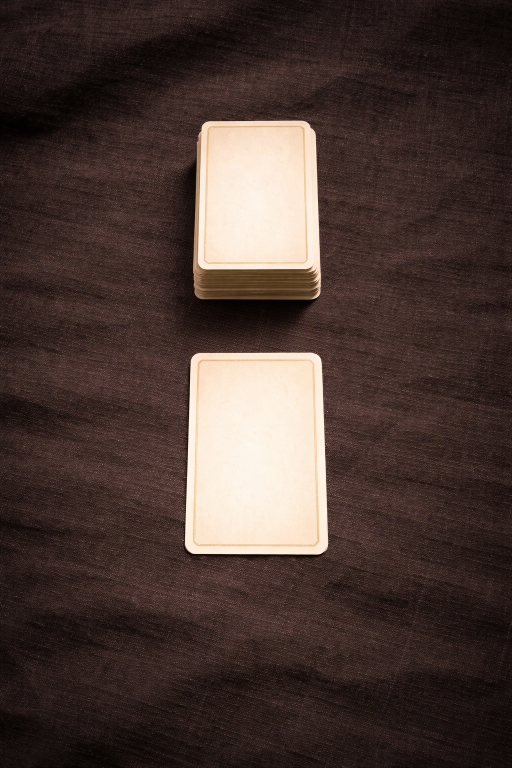
#> input picture Montage 1/Montage 2/Fond/1.1.png, 1024 x 1536 px (shown at 1/2 size); its folder holds only this picture in this run
$ python detect_slots.py Fond/1.1.png
#> lines starting #> are read from the running program, lines starting #| are printed output that depends on the picture; after the words box and inside, x2 and y2 are one past the last pixel; in counts of white or black regions, pixels touching at a corner belong together
"""
detect_slots.py - Detecte les slots dans les fonds de Montage 2
Multi-seuil + split par coins externes pour cartes qui se chevauchent.

Usage:
  python detect_slots.py              # detecte tous les fonds
  python detect_slots.py --debug      # sauvegarde images de debug
"""

import sys
import json
import cv2
import numpy as np
from pathlib import Path

FOND_FOLDER = "Fond"
OUTPUT = "positions.json"
MIN_CARD_AREA = 5000
CARD_RATIO = 0.54  # largeur/hauteur d'une carte tarot


def order_corners(pts):
    """Ordonne les 4 coins : top-left, top-right, bottom-right, bottom-left."""
    pts = pts.reshape(4, 2).astype(np.float32)
    s = pts.sum(axis=1)
    d = np.diff(pts, axis=1).flatten()
    ordered = np.zeros((4, 2), dtype=np.float32)
    ordered[0] = pts[np.argmin(s)]   # top-left
    ordered[2] = pts[np.argmax(s)]   # bottom-right
    ordered[1] = pts[np.argmin(d)]   # top-right
    ordered[3] = pts[np.argmax(d)]   # bottom-left
    return ordered


def refine_corners(gray, corners, search_radius=15):
    """Affine les coins avec cv2.cornerSubPix."""
    criteria = (cv2.TERM_CRITERIA_EPS + cv2.TERM_CRITERIA_MAX_ITER, 100, 0.01)
    corners_input = corners.reshape(-1, 1, 2).astype(np.float32)
    refined = cv2.cornerSubPix(gray, corners_input, (search_radius, search_radius), (-1, -1), criteria)
    return refined.reshape(-1, 2)


# [45 lines left out: function split_merged_blob, not called in this run]


def detect_card_slots(img_path, expected_cards=None, debug=False):
    """Detecte les slots dans une image de fond."""
    img = cv2.imread(str(img_path))
    h, w = img.shape[:2]
    gray = cv2.cvtColor(img, cv2.COLOR_BGR2GRAY)
    blurred = cv2.GaussianBlur(gray, (5, 5), 0)
    kernel = cv2.getStructuringElement(cv2.MORPH_RECT, (3, 3))

    # Multi-seuil : essayer des seuils croissants jusqu'a obtenir le bon nombre
    best_contours = []
    best_threshold = 145

    for thr in [145, 170, 190, 200, 210]:
        _, thresh = cv2.threshold(blurred, thr, 255, cv2.THRESH_BINARY)
        thresh = cv2.morphologyEx(thresh, cv2.MORPH_OPEN, kernel, iterations=2)
        contours, _ = cv2.findContours(thresh, cv2.RETR_EXTERNAL, cv2.CHAIN_APPROX_SIMPLE)

        valid = [c for c in contours if cv2.contourArea(c) > MIN_CARD_AREA]

        if expected_cards and len(valid) == expected_cards:
            best_contours = valid
            best_threshold = thr
            break

        if len(valid) >= len(best_contours):
            best_contours = valid
            best_threshold = thr

        if expected_cards and len(valid) > expected_cards:
            break

    print(f"  Image : {w}x{h}")
    print(f"  Seuil retenu : {best_threshold}, {len(best_contours)} blobs")

    # Si pas assez de blobs, splitter les gros
    if expected_cards and len(best_contours) < expected_cards:
        # Estimer la taille d'une carte
        areas = [cv2.contourArea(c) for c in best_contours]
        est_card_area = min(areas) if areas else 70000

        new_contours = []
        for cnt in best_contours:
            area = cv2.contourArea(cnt)
            if area > est_card_area * 1.4:
                print(f"    Blob fusionne (area={area:.0f}), split par coins externes...")
                cards = split_merged_blob(cnt)
                if cards:
                    for card_corners in cards:
                        # Creer un contour dummy a partir des 4 coins
                        new_contours.append(("corners", card_corners))
                    print(f"    -> Split en {len(cards)} cartes")
                else:
                    new_contours.append(("contour", cnt))
                    print(f"    -> Split echoue")
            else:
                new_contours.append(("contour", cnt))
    else:
        new_contours = [("contour", c) for c in best_contours]

    # Convertir en quadrilateres
    slots = []
    debug_img = img.copy() if debug else None

    for item_type, item in new_contours:
        if item_type == "corners":
            # Deja un quadrilatere
            corners = item
        else:
            # Contour -> minAreaRect
            rect = cv2.minAreaRect(item)
            box = cv2.boxPoints(rect)
            corners = order_corners(box)

        try:
            corners = refine_corners(gray, corners)
        except Exception:
            pass

        corners_int = np.round(corners).astype(int).tolist()
        slots.append(corners_int)

        w_top = np.linalg.norm(corners[1] - corners[0])
        h_left = np.linalg.norm(corners[3] - corners[0])
        print(f"    -> Slot: ~{w_top:.0f}x{h_left:.0f}px")

        if debug_img is not None:
            pts = np.array(corners_int, dtype=np.int32)
            cv2.polylines(debug_img, [pts], True, (0, 0, 255), 2)
            for pt in pts:
                cv2.circle(debug_img, tuple(pt), 5, (0, 255, 0), -1)

    # Trier : pile en haut (centre_y min), puis cartes par centre_x (gauche a droite)
    slots.sort(key=lambda s: sum(p[1] for p in s) / 4)
    if len(slots) > 1:
        pile = slots[0]
        cards = sorted(slots[1:], key=lambda s: sum(p[0] for p in s) / 4)
        slots = [pile] + cards

    for i, s in enumerate(slots):
        center_y = sum(p[1] for p in s) / 4
        center_x = sum(p[0] for p in s) / 4
        label = "PILE" if i == 0 else f"CARTE {i}"
        print(f"    {label}: center=({center_x:.0f},{center_y:.0f})")

    if debug_img is not None:
        debug_name = "debug_" + Path(img_path).name
        debug_path = str(Path("output") / debug_name)
        Path("output").mkdir(exist_ok=True)
        cv2.imwrite(debug_path, debug_img)
        print(f"  Debug: {debug_path}")

    return slots, (w, h)


if __name__ == "__main__":
    fond_path = Path(FOND_FOLDER)
    extensions = {".png", ".jpg", ".jpeg", ".webp"}
    debug = "--debug" in sys.argv

    all_fonds = sorted([f.name for f in fond_path.iterdir() if f.suffix.lower() in extensions])

    # Grouper par sequence
    sequences = {}
    for fname in all_fonds:
        stem = Path(fname).stem
        parts = stem.split(".")
        if len(parts) == 2:
            seq_id = parts[0]
            step = int(parts[1])
            if seq_id not in sequences:
                sequences[seq_id] = []
            sequences[seq_id].append((step, fname))

    for seq_id in sequences:
        sequences[seq_id].sort(key=lambda x: x[0])

    data = {"sequences": {}}

    for seq_id, steps in sequences.items():
        print(f"\n=== Sequence {seq_id} ===")
        seq_data = {"steps": []}

        for step_num, fond_name in steps:
            img_file = fond_path / fond_name
            expected = step_num + 1
            print(f"\n--- {fond_name} (step {step_num}, attendu: {expected} slots) ---")
            slots, (w, h) = detect_card_slots(str(img_file), expected_cards=expected, debug=debug)
#> in detect_card_slots, img is the input picture: shape (1536, 1024, 3); mean B, G, R 52.2, 57.4, 73.7
#> in detect_card_slots, `gray = cv2.cvtColor(img, cv2.COLOR_BGR2GRAY)`:
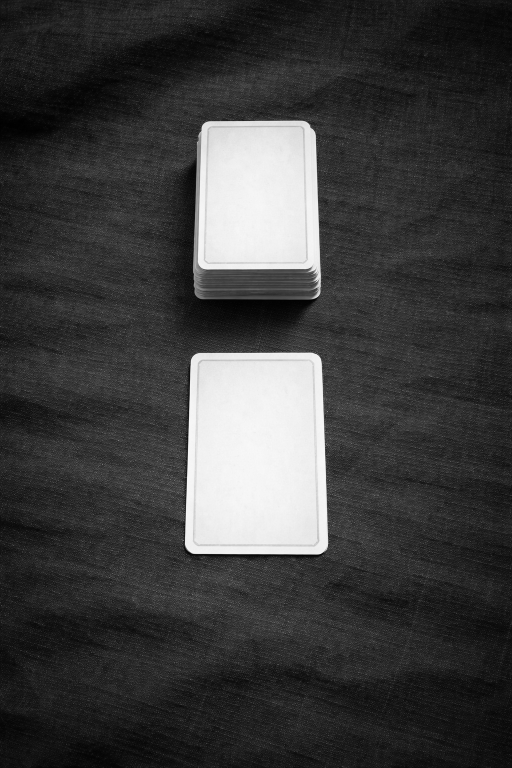
#> gray: shape (1536, 1024) (shown at 1/2 size); min 0, max 253, mean 61.7
#> the loop in detect_card_slots, `for thr in [145, 170, 190, 200, 210]:` made 1 pass
#> pass 1, in detect_card_slots, `_, thresh = cv2.threshold(blurred, thr, 255, cv2.THRESH_BINARY)`:
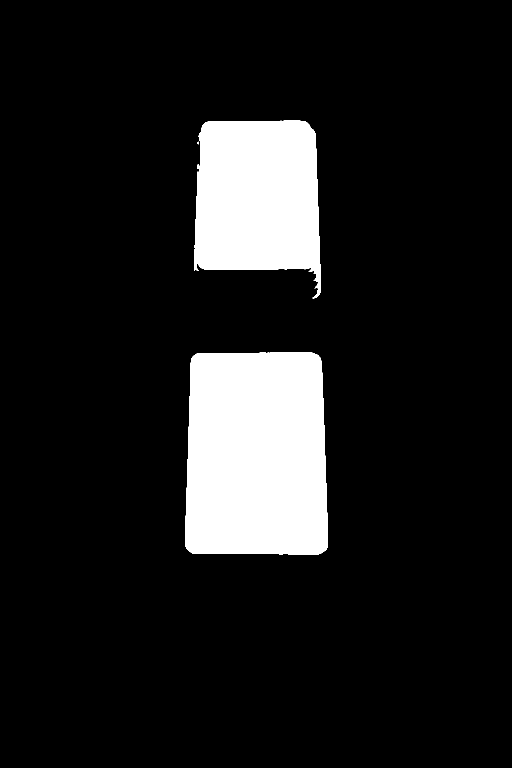
#> thresh: shape (1536, 1024) (shown at 1/2 size); 11.6% white; 4 white regions (2 under 20 px), largest, box (x1, y1, x2, y2) and area: (370, 705, 656, 1109) 110203, (388, 241, 642, 597) 71696
#|   Image : 1024x1536
#|   Seuil retenu : 145, 2 blobs
#> in detect_card_slots, `new_contours = [("contour", c) for c in best_contours]`: new_contours = 2 items
#> the loop in detect_card_slots, `for item_type, item in new_contours:` made 2 passes
#> (item_type, rect, s in order_corners, d in order_corners, criteria in refine_corners, corners_input in refine_corners) on pass 1: ('contour', ((512.5, 906.5), (403, 285), -90), [1763, 1478, 1075, 1360], [453, 738, 335, 50], (3, 100, 0.01), [[370, 705], [655, 705], [655, 1108], [370, 1108]])
#> (item_type, rect, s in order_corners, d in order_corners, criteria in refine_corners, corners_input in refine_corners, refined in refine_corners) on pass 2: ('contour', ((514.5, 414), (346, 253), -90), [1228, 975, 629, 882], [-54, 199, -147, -400], (3, 100, 0.01), [[388, 241], [641, 241], [641, 587], [388, 587]], [[388, 241], [641, 241], [639.4, 583.6], [388.8, 586]])
#|     -> Slot: ~272x391px
#|     -> Slot: ~253x345px
#> after the loop in detect_card_slots, `for item_type, item in new_contours:`: slots = [[[383, 713], [655, 705], [650, 1103], [376, 1103]], [[388, 241], [641, 241], [639, 584], [389, 586]]]
#> in detect_card_slots, `pile = slots[0]`: pile = [[388, 241], [641, 241], [639, 584], [389, 586]]
#> in detect_card_slots, `cards = sorted(slots[1:], key=lambda s: sum(p[0] for p in s) / 4)`: cards = [[[383, 713], [655, 705], [650, 1103], [376, 1103]]]
#> in detect_card_slots, `slots = [pile] + cards`: slots = [[[388, 241], [641, 241], [639, 584], [389, 586]], [[383, 713], [655, 705], [650, 1103], [376, 1103]]]
#> the loop in detect_card_slots, `for i, s in enumerate(slots):` made 2 passes
#> (s, center_y, center_x, label) on passes 1 to 2: ([[388, 241], [641, 241], [639, 584], [389, 586]], 413, 514.2, 'PILE'), ([[383, 713], [655, 705], [650, 1103], [376, 1103]], 906, 516, 'CARTE 1')
#|     PILE: center=(514,413)
#|     CARTE 1: center=(516,906)
#> w = 1024; h = 1536

            step_data = {
                "fond": fond_name,
                "step": step_num,
                "image_size": [w, h],
                "slots": slots
            }

            if len(slots) > 0:
                step_data["pile_index"] = 0
                step_data["card_indices"] = list(range(1, len(slots)))

            seq_data["steps"].append(step_data)

        data["sequences"][seq_id] = seq_data

    with open(OUTPUT, "w") as f:
        json.dump(data, f, indent=2)

    print(f"\nOK - {len(data['sequences'])} sequence(s) dans {OUTPUT}")

$ run again, on Montage 1/Montage 2/Fond/1.3.png
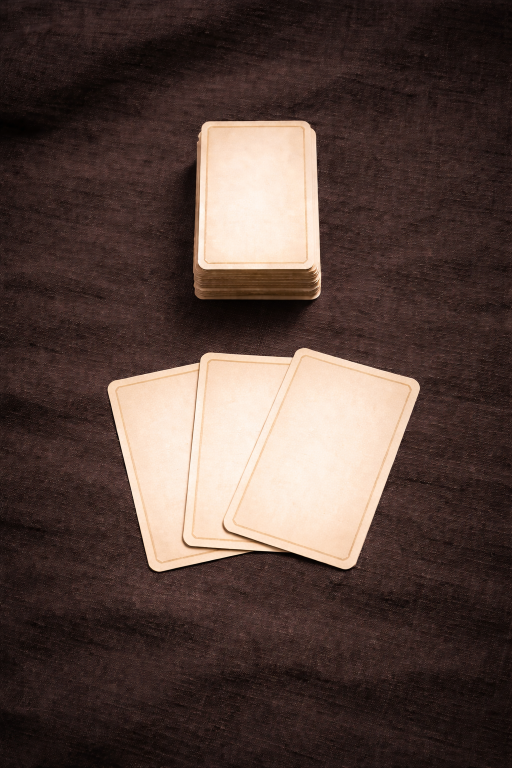
#> input picture Montage 1/Montage 2/Fond/1.3.png, 1024 x 1536 px (shown at 1/2 size)
#> in detect_card_slots, img is the input picture: shape (1536, 1024, 3); mean B, G, R 60.6, 66.9, 85.1
#> the loop in detect_card_slots, `for thr in [145, 170, 190, 200, 210]:` made 5 passes
#> pass 1, in detect_card_slots, `_, thresh = cv2.threshold(blurred, thr, 255, cv2.THRESH_BINARY)`:
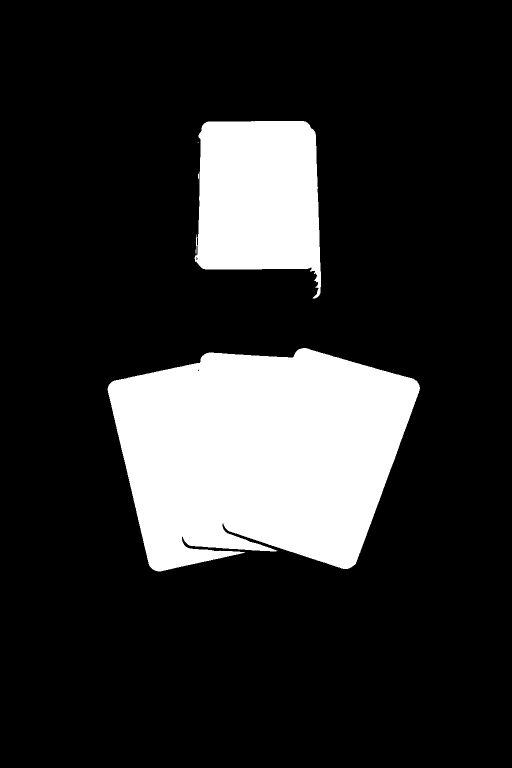
#> thresh: shape (1536, 1024) (shown at 1/2 size); 17.8% white; 5 white regions (1 under 20 px), largest, box (x1, y1, x2, y2) and area: (215, 696, 840, 1143) 208947, (389, 242, 642, 597) 70551, (391, 469, 395, 507) 65, (396, 347, 398, 358) 20
#> after the loop in detect_card_slots, `for thr in [145, 170, 190, 200, 210]:`:
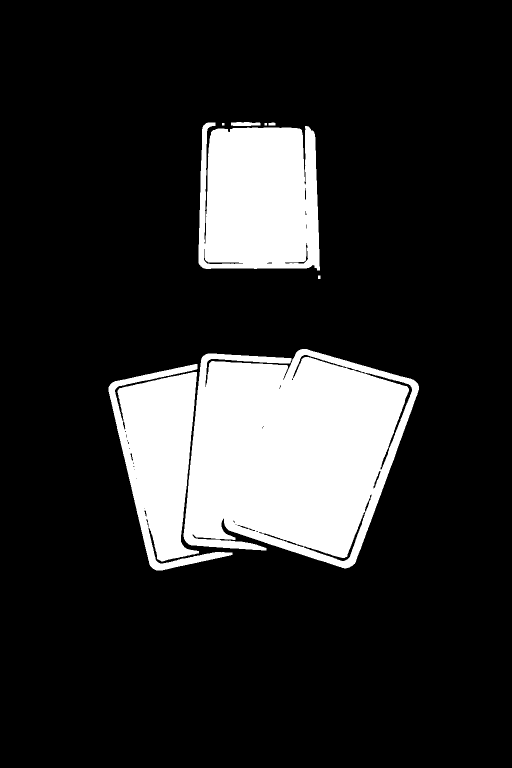
#> thresh: shape (1536, 1024) (shown at 1/2 size); 16.7% white; 8 white regions, largest, box (x1, y1, x2, y2) and area: (367, 698, 838, 1137) 150695, (397, 245, 640, 541) 64446, (217, 728, 465, 1141) 47542
#|   Image : 1024x1536
#|   Seuil retenu : 210, 3 blobs
#> areas = [46681.5, 152378.5, 64012.5]
#> est_card_area = 46681.5
#> the loop in detect_card_slots, `for cnt in best_contours:` made 3 passes
#> area on pass 2: 152378.5
#> (printed output is left out)
#> after the loop in detect_card_slots, `for cnt in best_contours:`: new_contours = 4 items
#> the loop in detect_card_slots, `for item_type, item in new_contours:` made 4 passes
#> (item_type, rect, s in order_corners, d in order_corners, corners_int, w_top, h_left) on passes 1, 4: ('contour', ((344.7, 936.4), (184.6, 389.5), -12.23), [1442.1, 978.9, 1120.2, 1583.4], [850.6, 552.4, 332.9, 631.1], [[214, 773], [399, 723], [476, 1107], [302, 1138]], 191.4, 376.2), ('contour', ((519.6, 392.3), (292.2, 242.7), -89.23), [1179.1, 933.2, 644.9, 890.8], [-98.93, 140.4, -155.7, -395.1], [[406, 247], [643, 248], [640, 537], [396, 537]], 237.4, 290.3)
#> (printed output is left out)
#> after the loop in detect_card_slots, `for item_type, item in new_contours:`: slots = [[[214, 773], [399, 723], [476, 1107], [302, 1138]], [[399, 723], [607, 731], [570, 1101], [370, 1088]], [[638, 696], [839, 768], [710, 1130], [507, 1060]], [[406, 247], [643, 248], [640, 537], [396, 537]]]
#> pile = [[406, 247], [643, 248], [640, 537], [396, 537]]
#> in detect_card_slots, `cards = sorted(slots[1:], key=lambda s: sum(p[0] for p in s) / 4)`: cards = [[[214, 773], [399, 723], [476, 1107], [302, 1138]], [[399, 723], [607, 731], [570, 1101], [370, 1088]], [[638, 696], [839, 768], [710, 1130], [507, 1060]]]
#> in detect_card_slots, `slots = [pile] + cards`: slots = [[[406, 247], [643, 248], [640, 537], [396, 537]], [[214, 773], [399, 723], [476, 1107], [302, 1138]], [[399, 723], [607, 731], [570, 1101], [370, 1088]], [[638, 696], [839, 768], [710, 1130], [507, 1060]]]
#> the loop in detect_card_slots, `for i, s in enumerate(slots):` made 4 passes
#> (s, center_y, center_x, label) on passes 1 to 4: ([[406, 247], [643, 248], [640, 537], [396, 537]], 392.2, 521.2, 'PILE'), ([[214, 773], [399, 723], [476, 1107], [302, 1138]], 935.2, 347.8, 'CARTE 1'), ([[399, 723], [607, 731], [570, 1101], [370, 1088]], 910.8, 486.5, 'CARTE 2'), ([[638, 696], [839, 768], [710, 1130], [507, 1060]], 913.5, 673.5, 'CARTE 3')
#> (printed output is left out)
#> `slots, (w, h) = detect_card_slots(str(img_file), expected_cards=expect..`: w = 1024; h = 1536
